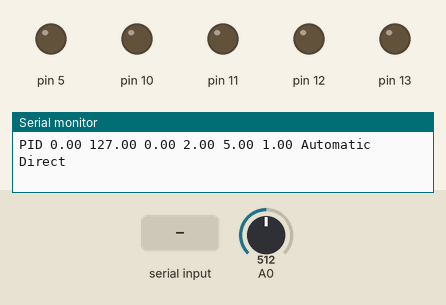
A sketch run on a simulated Arduino Uno, built with avr-gcc and run on an emulated ATmega328P. Parts: output pins drawn as LEDs (lit = HIGH), the last lines printed to the serial monitor. The test bench sets the inputs (shaded band); at power-on: A0 = 512. The modem accepts every AT command (registered, SIM ready, sends succeed) and sends nothing else.

Above: at 15.2 s.
15.3 s: A0 set to 306
At 16.0 s:
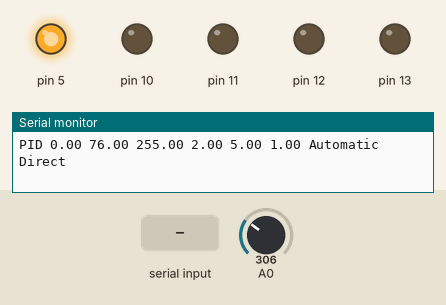
17.6 s: "90,45\n" received over the second serial link
20.6 s: "30,150\n" received over the second serial link
Timing chart, 0 to 23.6 s (numbered marks = the images above; inputs shaded):
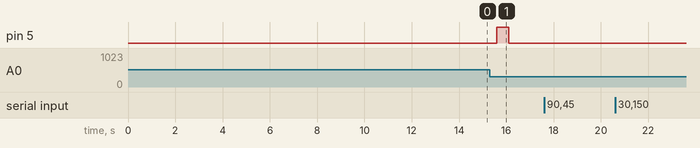

The sketch:

arduino.ino
```cpp
#include <SoftwareSerial.h>
#include <br3ttb-Arduino-PID-Library-fb095d8\PID_v1.h>
#define DEBUG true

SoftwareSerial esp8266(2, 3);

double Setpoint, Input, Output;
//Output 0 255
//
//
PID myPID(&Input, &Output, &Setpoint, 2, 5, 1, DIRECT);
unsigned long serialTime;

void setup()
{
	Serial.begin(9600);
	esp8266.begin(9600);

	pinMode(11, OUTPUT);
	digitalWrite(11, LOW);
	pinMode(12, OUTPUT);
	digitalWrite(12, LOW);
	pinMode(13, OUTPUT);
	digitalWrite(13, LOW);
	pinMode(10, OUTPUT);
	digitalWrite(10, LOW);
	pinMode(5, OUTPUT); /// Speed


	sendCommand("AT+RST\r\n", 2000, DEBUG); // reset module
	sendCommand("AT+CWMODE=1\r\n", 1000, DEBUG); // configure as access point
	sendCommand("AT+CWJAP=\"sagos\",\"12345678\"\r\n", 3000, DEBUG);
	delay(5000);
	sendCommand("AT+CIFSR\r\n", 1000, DEBUG); // get ip address
	sendCommand("AT+CIPMUX=1\r\n", 1000, DEBUG); // configure for multiple connections
	sendCommand("AT+CIPSERVER=1,80\r\n", 1000, DEBUG); // turn on server on port 80

	Serial.println("Server Ready");

	Input = map(analogRead(A0), 0, 1023, 0, 255);
	Setpoint = 0;
	myPID.SetMode(AUTOMATIC);
}

void loop()
{
	if (esp8266.available()) // check if the esp is sending a message
	{
		if (esp8266.find("+IPD,"))
		{
			delay(100);
			int connectionId = esp8266.read() - 48;

			esp8266.find("pin="); // advance cursor to "pin="

			int pinNumber = (esp8266.read() - 48);
			int secondNumber = (esp8266.read() - 48);
			if (secondNumber >= 0 && secondNumber <= 9)
			{
				pinNumber *= 10;
				pinNumber += secondNumber;
			}
			digitalWrite(pinNumber, !digitalRead(pinNumber)); // toggle pin

			/////////////////////////////////////////////////
			esp8266.find("val=");
			int pinNumber2 = (esp8266.read() - 48);
			int secondNumber2 = (esp8266.read() - 48);
			if (secondNumber2 >= 0 && secondNumber2 <= 9)
			{
				pinNumber2 *= 10;
				pinNumber2 += secondNumber;
			}
			Serial.print(pinNumber2);
			Serial.write("\r\n");
			//analogWrite(5, pinNumber2*2.5);
			//delay(100);
			//jest do 100 a max jest do 255
			//Serial.print(analogRead(A0));
			//Serial.write("\r\n");
		    ///////////////////////////////////////////////
			Setpoint = pinNumber2*2.5;
			//////////////////////////////////////////////

			String content;
			content = "Pin ";
			content += pinNumber;
			content += " is ";
			if (digitalRead(pinNumber)){content += "ON ";}
			else{content += "OFF ";}

			// OPEN CONNECTION
			String cipSend = "AT+CIPSEND=";
			cipSend += connectionId;
			cipSend += ",";
			cipSend += content.length();
			cipSend += "\r\n";

			sendCommand(cipSend, 100, DEBUG);
			sendData(content, 100, DEBUG);

			// CLOSE CONNECTIO
			String closeCommand = "AT+CIPCLOSE=";
			closeCommand += connectionId; // append connection id
			closeCommand += "\r\n";
			sendCommand(closeCommand, 100, DEBUG); // close connection

		}
	}
	//myPID.SetMode(MANUAL);
	//myPID.SetControllerDirection(DIRECT);
	//double p, i, d;
	//myPID.SetTunings(p, i, d);

	delay(500);
	Input = map(analogRead(A0), 0, 1023 , 0, 255);
	myPID.Compute();
	analogWrite(5, Output);
	if (millis()>serialTime)
	{
		//SerialReceive();
		SerialSend();
		serialTime += 500;
	}
}

String sendData(String command, const int timeout, boolean debug)
{
	String response = "";
	int dataSize = command.length();
	char data[dataSize];
	command.toCharArray(data, dataSize);
	esp8266.write(data, dataSize);
	if (debug)
	{
		Serial.write(data, dataSize);
		Serial.write("\r\n");
	}
	long int time = millis();
	while ((time + timeout) > millis())
	{
		while (esp8266.available())
		{
			char c = esp8266.read();
			response += c;
		}
	}
	return response;
}

String sendCommand(String command, const int timeout, boolean debug)
{
	String response = "";
	esp8266.print(command);
	long int time = millis();
	while ((time + timeout) > millis())
	{
		while (esp8266.available())
		{
			char c = esp8266.read();
			response += c;
		}
	}
	if (debug)
	{
		Serial.print(response);
	}
	return response;
}


////////////PID///////////////////////////////////////////

void SerialSend()
{
	Serial.print("PID ");
	Serial.print(Setpoint);
	Serial.print(" ");
	Serial.print(Input);
	Serial.print(" ");
	Serial.print(Output);
	Serial.print(" ");
	Serial.print(myPID.GetKp());
	Serial.print(" ");
	Serial.print(myPID.GetKi());
	Serial.print(" ");
	Serial.print(myPID.GetKd());
	Serial.print(" ");
	if (myPID.GetMode() == AUTOMATIC) Serial.print("Automatic");
	else Serial.print("Manual");
	Serial.print(" ");
	if (myPID.GetDirection() == DIRECT) Serial.println("Direct");
	else Serial.println("Reverse");
}
```

Measured:
- after the input at 15.3 s, pin 5: LOW → HIGH after 0.30 s, → LOW 0.50 s later
